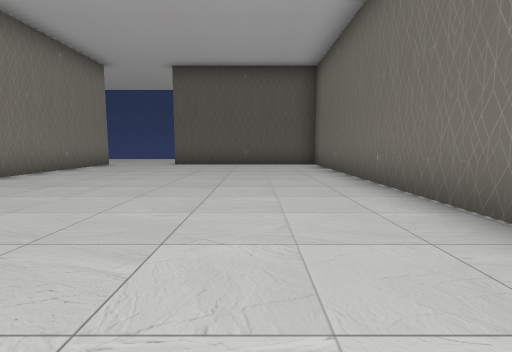
View 1 (above)

16 first-person views from a walk through a 3-D level made in the Unity game engine. The camera is 1.2 m above the floor, tilts 6° down and sees 85° across. The floor is counted in squares, 2 m on a side. Each view is taken from the middle of a square. On the plan, view 1 faces up. The plan holds only what a view shows up to about 9 squares ahead; the rest is blank. The place goes on beyond the plan. The player character is not drawn.

View 2
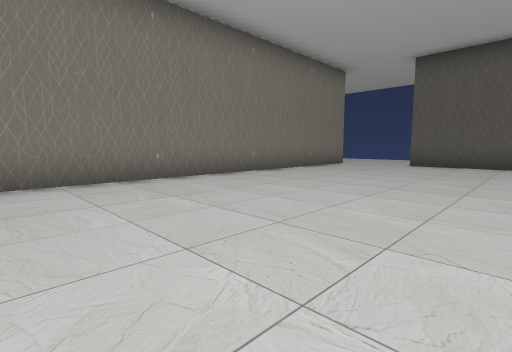

View 3
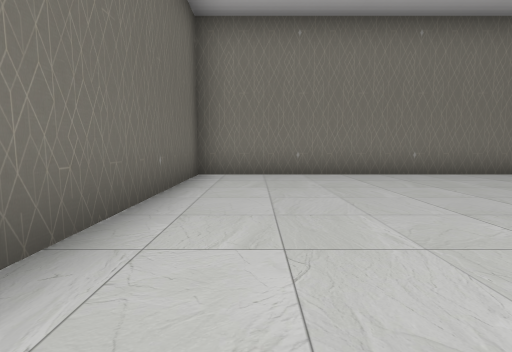

View 4
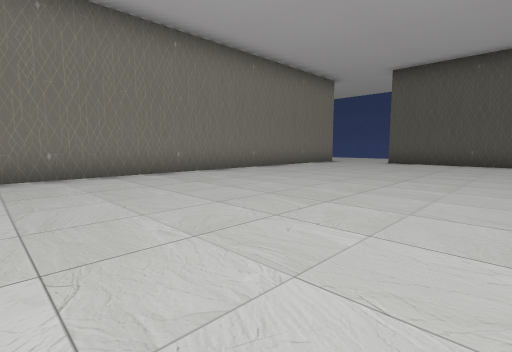

View 5
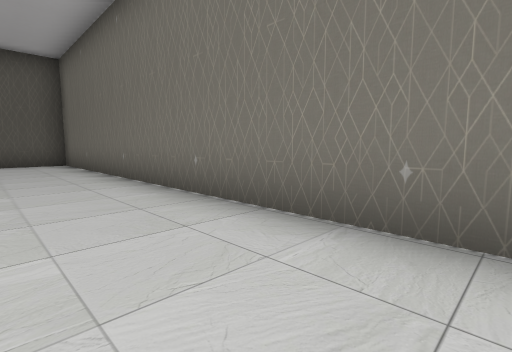

View 6
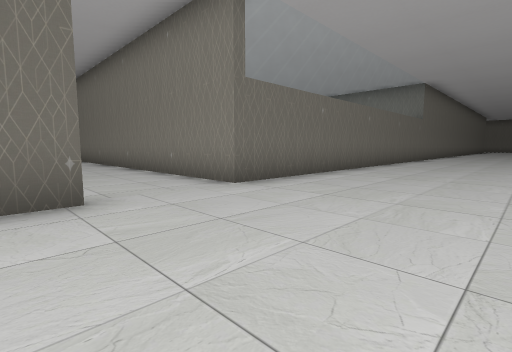

View 7
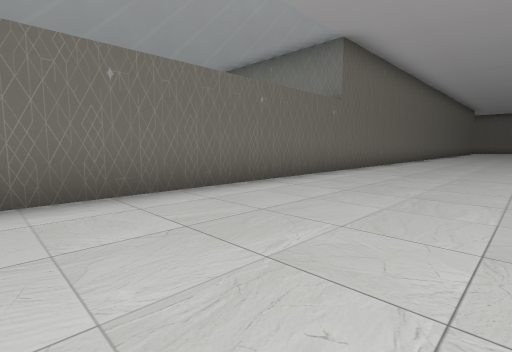

View 8
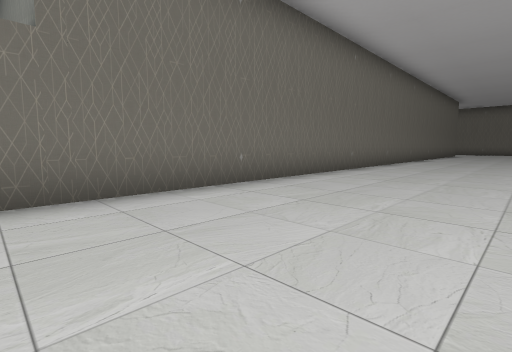

View 9
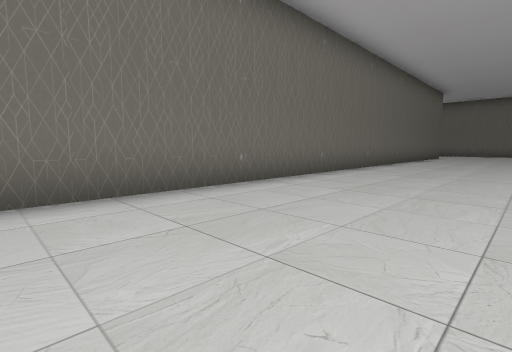

View 10
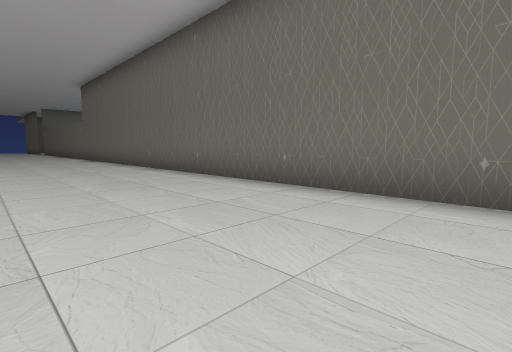

View 11
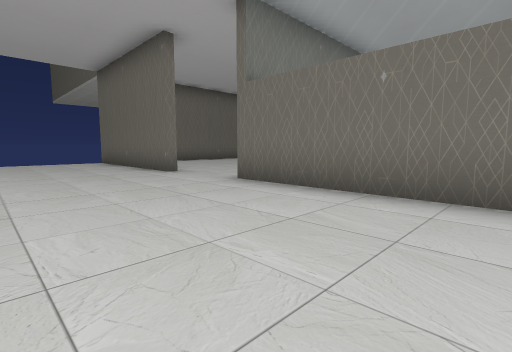

View 12
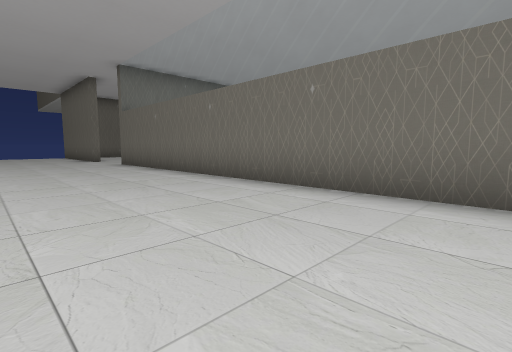

View 13
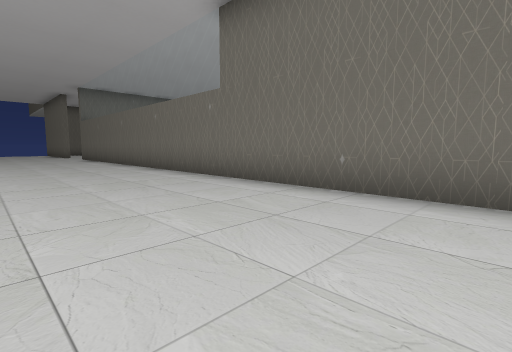

View 14
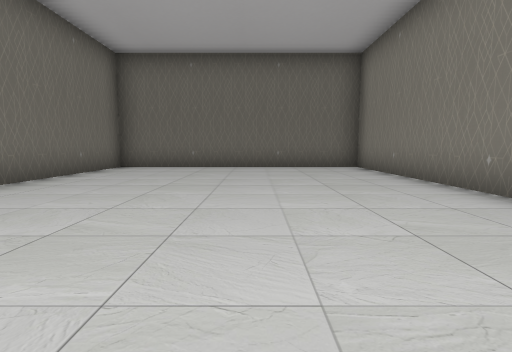

View 15
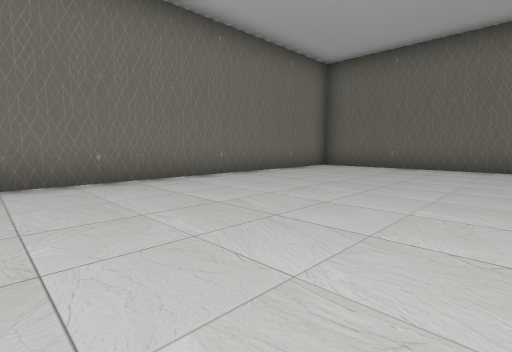

View 16
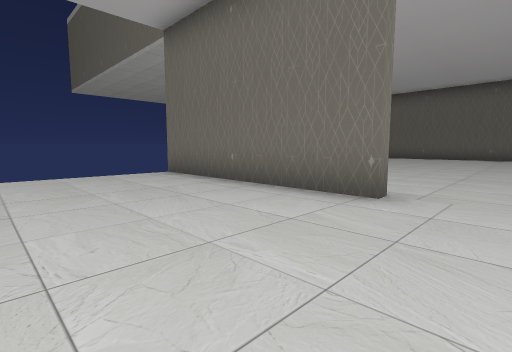

### Floor plan
Points are (right, up) in squares from view 1. A wall is a line through its corners. A room is listed if a view was taken in it or the views show most of it. See-through windows are left out.
Room 1 (views 1, 2, 3, 4, 5, 14, 15)
walls: (-5, 9.5) (-5, -2.2) (2, -2.2) (2, 9.5) (-2.8, 9.5)
ways out: opening at (-3.5, 10) to room 2
Room 2 (views 6, 7, 8, 9, 10, 11, 12, 13, 16)
walls: (-2.9, 9.7) (2.2, 9.7); (-29.9, 9.5) (-5, 9.5)
ways out: opening at (-3.5, 10) to room 1

Where each view was taken, in squares from view 1:
view 1: 0 up, 0 right, facing up
view 2: 0 up, 0 right, facing up-left
view 3: 1 down, 1 right, facing left
view 4: 1 down, 1 right, facing up-left
view 5: 1 down, 0 right, facing up-right
view 6: 13 up, 2 left, facing down-left
view 7: 13 up, 9 left, facing down-left
view 8: 13 up, 15 left, facing down-left
view 9: 13 up, 19 left, facing down-left
view 10: 13 up, 30 left, facing down-right
view 11: 13 up, 9 left, facing down-right
view 12: 13 up, 15 left, facing down-right
view 13: 13 up, 20 left, facing down-right
view 14: 6 up, 2 left, facing down
view 15: 6 up, 3 left, facing down-right
view 16: 13 up, 4 left, facing down-right
